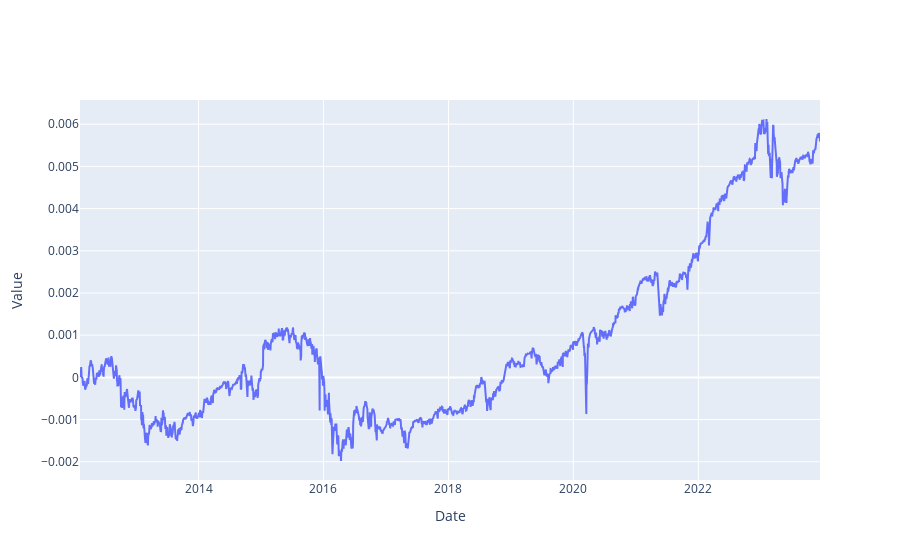

Notebook cell for this chart:
### Code cell
u.plot_plotly((zar_rets+gbp_rets+huf_rets).cumsum())

### Figure 1 — Plotly figure (JSON) as saved in the notebook; plotly's stock layout.template omitted (floating-point values rounded to 4 significant figures; data arrays with more than 128 entries replaced by an {"elided": "..."} marker saying what was removed)
{"data": [{"mode": "lines", "type": "scatter", "x": {"elided": "2919 str values"}, "y": {"elided": "2919 float values"}}], "layout": {"title": {}, "xaxis": {"title": {"text": "Date"}}, "yaxis": {"title": {"text": "Value"}}}}
